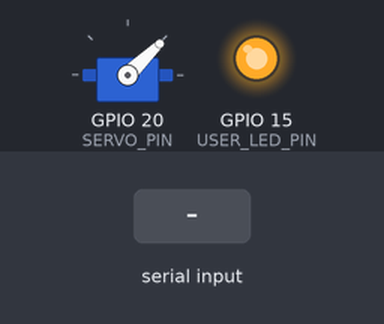
This sketch was run on a simulated ESP32-C6. Parts: servo, output pins drawn as LEDs (lit = HIGH). Inputs (shaded band) come from the test bench. WiFi joins after 1.5 s; servers stay silent unless stated; servo pulses on a pin are drawn as a servo (544–2400 µs = 0–180°); what the sketch prints to the serial monitor is not drawn.

Above: at 3.7 s.
3.8 s: "O" received over Serial
At 3.95 s:
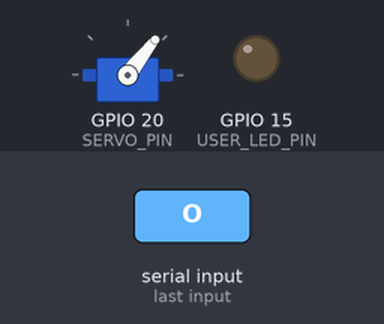
At 6.5 s:
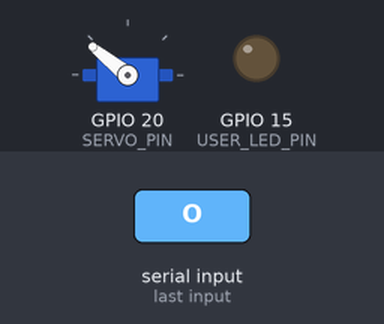
6.8 s: "R" received over Serial
At 7.26 s:
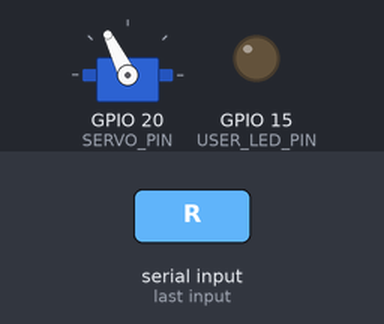
Timing chart, 0 to 10.1 s (numbered marks = the images above; inputs shaded):
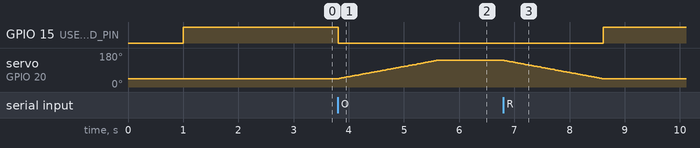

The sketch:

ESP_NOW_C6_Servo_Receiver_35s.ino
```cpp
/*
  Seeed XIAO ESP32C6 Servo Receiver - 35 seconds
  ------------------------------------------------
  D9 / GPIO20 -> Servo Signal
  XIAO GND -> external 5V GND
  Servo V+ -> external 5V positive
  Servo GND -> external 5V negative

  收到 ESP-NOW:
    0 -> 180 degrees
    Hold 35 seconds
    Return to 0 degrees

  Both sender and receiver should connect to the same 2.4 GHz Wi-Fi AP.
  This keeps the ESP-NOW channel synchronized.
*/

#include <Arduino.h>
#include <WiFi.h>
#include <esp_now.h>
#include <esp_wifi.h>
#include <esp_arduino_version.h>

// ===================== USER SETTINGS =====================
const char* WIFI_SSID = "YOUR_WIFI_SSID";
const char* WIFI_PASSWORD = "YOUR_WIFI_PASSWORD";

constexpr uint8_t SERVO_PIN = 20;       // XIAO ESP32C6 D9
constexpr uint8_t USER_LED_PIN = 15;    // Active low
constexpr uint8_t SERVO_CLOSED_ANGLE = 0;
constexpr uint8_t SERVO_OPEN_ANGLE = 180;
constexpr uint32_t SERVO_ACTIVE_MS = 35000;
constexpr uint8_t ANGLE_STEP = 1;
constexpr uint16_t STEP_DELAY_MS = 10;

constexpr uint32_t SERVO_FREQ_HZ = 50;
constexpr uint8_t SERVO_RESOLUTION_BITS = 14;
constexpr uint32_t SERVO_PERIOD_US = 20000;
constexpr uint16_t SERVO_MIN_PULSE_US = 1000;
constexpr uint16_t SERVO_MAX_PULSE_US = 2000;

constexpr uint8_t FALLBACK_ESPNOW_CHANNEL = 1;
constexpr uint32_t WIFI_CONNECT_TIMEOUT_MS = 15000;

constexpr uint32_t PACKET_MAGIC = 0x5A4F4E45;
constexpr uint8_t PROTOCOL_VERSION = 1;
constexpr uint8_t CMD_MOVE_180 = 1;
constexpr uint8_t CMD_SERVO_RESET = 2;

#if ESP_ARDUINO_VERSION_MAJOR < 3
constexpr uint8_t SERVO_LEDC_CHANNEL = 0;
#endif

struct __attribute__((packed)) CommandPacket {
  uint32_t magic;
  uint8_t version;
  uint8_t command;
  uint16_t sequence;
};
static_assert(sizeof(CommandPacket) == 8, "CommandPacket must be 8 bytes");

volatile bool commandPending = false;
volatile bool resetPending = false;
volatile uint16_t receivedSequence = 0;
uint8_t currentAngle = SERVO_CLOSED_ANGLE;
bool servoActive = false;
uint32_t activeUntilMs = 0;

uint32_t angleToDuty(uint8_t angle) {
  if (angle > 180) angle = 180;
  const uint32_t pulseUs =
      SERVO_MIN_PULSE_US +
      (static_cast<uint32_t>(SERVO_MAX_PULSE_US - SERVO_MIN_PULSE_US) * angle) / 180UL;
  constexpr uint32_t MAX_DUTY = (1UL << SERVO_RESOLUTION_BITS) - 1UL;
  return (pulseUs * MAX_DUTY) / SERVO_PERIOD_US;
}

void writeServoAngle(uint8_t angle) {
  const uint32_t duty = angleToDuty(angle);
#if ESP_ARDUINO_VERSION_MAJOR >= 3
  ledcWrite(SERVO_PIN, duty);
#else
  ledcWrite(SERVO_LEDC_CHANNEL, duty);
#endif
}

void moveServoTo(uint8_t targetAngle) {
  if (targetAngle > 180) targetAngle = 180;
  Serial.printf("Move: %u -> %u\n",
                static_cast<unsigned>(currentAngle),
                static_cast<unsigned>(targetAngle));

  while (currentAngle != targetAngle) {
    if (currentAngle < targetAngle) {
      const uint8_t remaining = targetAngle - currentAngle;
      currentAngle += (remaining < ANGLE_STEP) ? remaining : ANGLE_STEP;
    } else {
      const uint8_t remaining = currentAngle - targetAngle;
      currentAngle -= (remaining < ANGLE_STEP) ? remaining : ANGLE_STEP;
    }
    writeServoAngle(currentAngle);
    delay(STEP_DELAY_MS);
  }
  Serial.printf("Reached: %u\n", static_cast<unsigned>(currentAngle));
}

bool initServo() {
  pinMode(USER_LED_PIN, OUTPUT);
  digitalWrite(USER_LED_PIN, HIGH);
  pinMode(SERVO_PIN, OUTPUT);
  digitalWrite(SERVO_PIN, LOW);

#if ESP_ARDUINO_VERSION_MAJOR >= 3
  const bool ok = ledcAttach(SERVO_PIN, SERVO_FREQ_HZ, SERVO_RESOLUTION_BITS);
#else
  ledcSetup(SERVO_LEDC_CHANNEL, SERVO_FREQ_HZ, SERVO_RESOLUTION_BITS);
  ledcAttachPin(SERVO_PIN, SERVO_LEDC_CHANNEL);
  const bool ok = true;
#endif
  writeServoAngle(SERVO_CLOSED_ANGLE);
  currentAngle = SERVO_CLOSED_ANGLE;
  return ok;
}

#if ESP_ARDUINO_VERSION_MAJOR >= 3
void onDataRecv(const esp_now_recv_info_t *info, const uint8_t *data, int len) {
  (void)info;
#else
void onDataRecv(const uint8_t *macAddr, const uint8_t *data, int len) {
  (void)macAddr;
#endif
  if (len != static_cast<int>(sizeof(CommandPacket))) return;
  CommandPacket packet{};
  memcpy(&packet, data, sizeof(packet));
  if (packet.magic == PACKET_MAGIC && packet.version == PROTOCOL_VERSION) {
    if (packet.command == CMD_MOVE_180) {
      receivedSequence = packet.sequence;
      commandPending = true;
    } else if (packet.command == CMD_SERVO_RESET) {
      resetPending = true;
    }
  }
}

bool connectWifi() {
  WiFi.mode(WIFI_STA);
  WiFi.setSleep(false);
  WiFi.begin(WIFI_SSID, WIFI_PASSWORD);

  const uint32_t startMs = millis();
  while (WiFi.status() != WL_CONNECTED &&
         static_cast<uint32_t>(millis() - startMs) < WIFI_CONNECT_TIMEOUT_MS) {
    delay(250);
    Serial.print('.');
  }
  Serial.println();

  if (WiFi.status() == WL_CONNECTED) {
    Serial.printf("Wi-Fi connected. Channel=%d\n", WiFi.channel());
    return true;
  }

  Serial.println("Wi-Fi failed. Using fallback ESP-NOW channel 1.");
  WiFi.disconnect(false, false);
  delay(100);
  esp_wifi_set_channel(FALLBACK_ESPNOW_CHANNEL, WIFI_SECOND_CHAN_NONE);
  return false;
}

bool beginEspNow() {
  if (esp_now_init() != ESP_OK) return false;
  esp_now_register_recv_cb(onDataRecv);
  return true;
}

void setup() {
  Serial.begin(115200);
  delay(1000);

  Serial.println();
  Serial.println("XIAO ESP32C6 Servo Receiver - 0/180, 35 seconds");

  if (!initServo()) {
    Serial.println("FAIL: LEDC PWM init failed");
    for (;;) delay(1000);
  }

  connectWifi();

  if (!beginEspNow()) {
    Serial.println("FAIL: ESP-NOW init failed");
    for (;;) delay(1000);
  }

  Serial.printf("MAC: %s\n", WiFi.macAddress().c_str());
  Serial.println("PASS: receiver ready at 0 degrees.");
}

void handleSerialTestCommands() {
  while (Serial.available() > 0) {
    const char command = static_cast<char>(toupper(Serial.read()));
    if (command == 'O') {
      commandPending = true;
      Serial.println("Serial test: MOVE_180");
    } else if (command == 'R') {
      resetPending = true;
      Serial.println("Serial test: RESET");
    }
  }
}

void loop() {
  const uint32_t now = millis();
  handleSerialTestCommands();

  if (resetPending) {
    resetPending = false;
    commandPending = false;
    servoActive = false;
    moveServoTo(SERVO_CLOSED_ANGLE);
    digitalWrite(USER_LED_PIN, HIGH);
    Serial.println("RESET command: servo forced to 0 degrees.");
  }

  if (commandPending) {
    commandPending = false;

    if (!servoActive) {
      servoActive = true;
      digitalWrite(USER_LED_PIN, LOW);
      moveServoTo(SERVO_OPEN_ANGLE);
      activeUntilMs = millis() + SERVO_ACTIVE_MS;
      Serial.printf("Command received, sequence=%u. Hold 35 seconds.\n",
                    static_cast<unsigned>(receivedSequence));
    } else {
      Serial.println("Duplicate command ignored.");
    }
  }

  if (servoActive && static_cast<int32_t>(now - activeUntilMs) >= 0) {
    servoActive = false;
    moveServoTo(SERVO_CLOSED_ANGLE);
    digitalWrite(USER_LED_PIN, HIGH);
    Serial.println("35 seconds complete. Servo returned to 0 degrees.");
  }

  delay(10);
}
```

Measured:
- after the input at 3.8 s, GPIO 15 (USER_LED_PIN): HIGH → LOW at once; servo on GPIO 20 (SERVO_PIN): moves from 44° to 141° over 1.8 s, starting at once
- after the input at 6.8 s, GPIO 15 (USER_LED_PIN): LOW → HIGH after 1.8 s; servo on GPIO 20 (SERVO_PIN): moves from 141° to 44° over 1.8 s, starting at once
